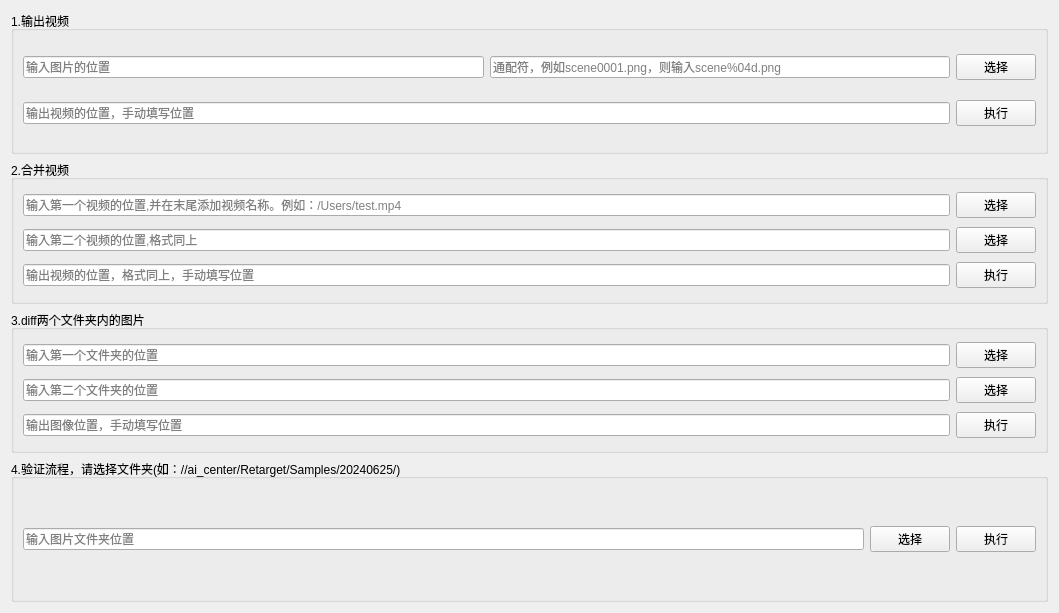
<?xml version="1.0" encoding="UTF-8"?>
<ui version="4.0">
 <class>sub_video</class>
 <widget class="QWidget" name="sub_video">
  <property name="geometry">
   <rect>
    <x>0</x>
    <y>0</y>
    <width>1059</width>
    <height>613</height>
   </rect>
  </property>
  <property name="windowTitle">
   <string>Form</string>
  </property>
  <layout class="QGridLayout" name="gridLayout_5">
   <item row="0" column="0">
    <widget class="QGroupBox" name="outputvideo_groupBox1">
     <property name="title">
      <string>1.输出视频</string>
     </property>
     <layout class="QGridLayout" name="gridLayout">
      <item row="0" column="0">
       <widget class="QLineEdit" name="input_pic_lineEdit1">
        <property name="placeholderText">
         <string>输入图片的位置</string>
        </property>
       </widget>
      </item>
      <item row="0" column="1">
       <widget class="QLineEdit" name="wildcard_lineEdit3">
        <property name="text">
         <string/>
        </property>
        <property name="placeholderText">
         <string>通配符，例如scene0001.png，则输入scene%04d.png</string>
        </property>
       </widget>
      </item>
      <item row="0" column="2">
       <widget class="QPushButton" name="choose_pushButton1">
        <property name="text">
         <string>选择</string>
        </property>
       </widget>
      </item>
      <item row="1" column="2">
       <widget class="QPushButton" name="run_pushButton1">
        <property name="text">
         <string>执行</string>
        </property>
       </widget>
      </item>
      <item row="1" column="0" colspan="2">
       <widget class="QLineEdit" name="output_video_lineEdit2">
        <property name="placeholderText">
         <string>输出视频的位置，手动填写位置</string>
        </property>
       </widget>
      </item>
     </layout>
    </widget>
   </item>
   <item row="1" column="0">
    <widget class="QGroupBox" name="mergevideo_groupBox2">
     <property name="title">
      <string>2.合并视频</string>
     </property>
     <layout class="QGridLayout" name="gridLayout_2">
      <item row="2" column="0">
       <widget class="QLineEdit" name="output_video2_lineEdit6">
        <property name="placeholderText">
         <string>输出视频的位置，格式同上，手动填写位置</string>
        </property>
       </widget>
      </item>
      <item row="1" column="0">
       <widget class="QLineEdit" name="input_video2_lineEdit5">
        <property name="placeholderText">
         <string>输入第二个视频的位置,格式同上</string>
        </property>
       </widget>
      </item>
      <item row="0" column="0">
       <widget class="QLineEdit" name="input_video1_lineEdit4">
        <property name="placeholderText">
         <string>输入第一个视频的位置,并在末尾添加视频名称。例如：/Users/test.mp4</string>
        </property>
       </widget>
      </item>
      <item row="2" column="5">
       <widget class="QPushButton" name="run_pushButton2">
        <property name="text">
         <string>执行</string>
        </property>
       </widget>
      </item>
      <item row="0" column="5">
       <widget class="QPushButton" name="choose_pushButton2">
        <property name="text">
         <string>选择</string>
        </property>
       </widget>
      </item>
      <item row="1" column="5">
       <widget class="QPushButton" name="choose_pushButton3">
        <property name="text">
         <string>选择</string>
        </property>
       </widget>
      </item>
     </layout>
    </widget>
   </item>
   <item row="2" column="0">
    <widget class="QGroupBox" name="diffpict_groupBox3">
     <property name="title">
      <string>3.diff两个文件夹内的图片</string>
     </property>
     <layout class="QGridLayout" name="gridLayout_3">
      <item row="1" column="0">
       <widget class="QLineEdit" name="input_folder_lineEdit8">
        <property name="placeholderText">
         <string>输入第二个文件夹的位置</string>
        </property>
       </widget>
      </item>
      <item row="2" column="0">
       <widget class="QLineEdit" name="output_pic_lineEdit9">
        <property name="placeholderText">
         <string>输出图像位置，手动填写位置</string>
        </property>
       </widget>
      </item>
      <item row="2" column="1">
       <widget class="QPushButton" name="run_pushButton3">
        <property name="text">
         <string>执行</string>
        </property>
       </widget>
      </item>
      <item row="0" column="1">
       <widget class="QPushButton" name="choose_pushButton4">
        <property name="text">
         <string>选择</string>
        </property>
       </widget>
      </item>
      <item row="1" column="1">
       <widget class="QPushButton" name="choose_pushButton5">
        <property name="text">
         <string>选择</string>
        </property>
       </widget>
      </item>
      <item row="0" column="0">
       <widget class="QLineEdit" name="input_folder_lineEdit7">
        <property name="placeholderText">
         <string>输入第一个文件夹的位置</string>
        </property>
       </widget>
      </item>
     </layout>
    </widget>
   </item>
   <item row="3" column="0">
    <widget class="QGroupBox" name="avi_groupBox4">
     <property name="title">
      <string>4.验证流程，请选择文件夹(如：//ai_center/Retarget/Samples/20240625/)</string>
     </property>
     <layout class="QGridLayout" name="gridLayout_4">
      <item row="0" column="2">
       <widget class="QPushButton" name="run_pushButton4">
        <property name="text">
         <string>执行</string>
        </property>
       </widget>
      </item>
      <item row="0" column="0">
       <widget class="QLineEdit" name="input_folder_lineEdit10">
        <property name="placeholderText">
         <string>输入图片文件夹位置</string>
        </property>
       </widget>
      </item>
      <item row="0" column="1">
       <widget class="QPushButton" name="choose_pushButton6">
        <property name="text">
         <string>选择</string>
        </property>
       </widget>
      </item>
     </layout>
    </widget>
   </item>
  </layout>
 </widget>
 <resources/>
 <connections/>
</ui>
